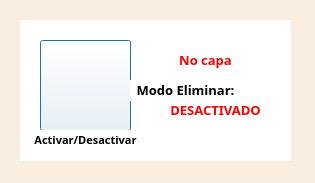
<?xml version="1.0" encoding="UTF-8"?>
<ui version="4.0">
 <class>EliminacionV3DialogBase</class>
 <widget class="QDialog" name="EliminacionV3DialogBase">
  <property name="geometry">
   <rect>
    <x>0</x>
    <y>0</y>
    <width>315</width>
    <height>183</height>
   </rect>
  </property>
  <property name="minimumSize">
   <size>
    <width>314</width>
    <height>182</height>
   </size>
  </property>
  <property name="maximumSize">
   <size>
    <width>315</width>
    <height>183</height>
   </size>
  </property>
  <property name="windowTitle">
   <string>Eliminacion</string>
  </property>
  <property name="styleSheet">
   <string notr="true">QDialog{
background : rgb(250,238,224);
}</string>
  </property>
  <widget class="QWidget" name="widget" native="true">
   <property name="geometry">
    <rect>
     <x>20</x>
     <y>20</y>
     <width>271</width>
     <height>141</height>
    </rect>
   </property>
   <property name="styleSheet">
    <string notr="true">QWidget{
background : rgb(255,255,255);
}</string>
   </property>
   <widget class="QLabel" name="labelStatus">
    <property name="geometry">
     <rect>
      <x>140</x>
      <y>80</y>
      <width>111</width>
      <height>21</height>
     </rect>
    </property>
    <property name="font">
     <font>
      <family>Century Gothic</family>
      <pointsize>10</pointsize>
      <weight>75</weight>
      <italic>false</italic>
      <bold>true</bold>
     </font>
    </property>
    <property name="styleSheet">
     <string notr="true">color: rgb(255, 0, 0)</string>
    </property>
    <property name="text">
     <string>&lt;html&gt;&lt;head/&gt;&lt;body&gt;&lt;p align=&quot;center&quot;&gt;DESACTIVADO&lt;/p&gt;&lt;/body&gt;&lt;/html&gt;</string>
    </property>
   </widget>
   <widget class="QPushButton" name="botonEliminar">
    <property name="geometry">
     <rect>
      <x>20</x>
      <y>20</y>
      <width>91</width>
      <height>91</height>
     </rect>
    </property>
    <property name="styleSheet">
     <string notr="true">background : rgb(255,255,255,0)</string>
    </property>
    <property name="text">
     <string/>
    </property>
    <property name="icon">
     <iconset>
      <normaloff>:/plugins/eliminacion/icons/flechaCafe.png</normaloff>:/plugins/eliminacion/icons/flechaCafe.png</iconset>
    </property>
    <property name="iconSize">
     <size>
      <width>84</width>
      <height>84</height>
     </size>
    </property>
   </widget>
   <widget class="QLabel" name="labelStatus_2">
    <property name="geometry">
     <rect>
      <x>10</x>
      <y>110</y>
      <width>111</width>
      <height>21</height>
     </rect>
    </property>
    <property name="font">
     <font>
      <family>Century Gothic</family>
      <pointsize>10</pointsize>
      <weight>50</weight>
      <italic>false</italic>
      <bold>false</bold>
     </font>
    </property>
    <property name="styleSheet">
     <string notr="true"/>
    </property>
    <property name="text">
     <string>&lt;html&gt;&lt;head/&gt;&lt;body&gt;&lt;p align=&quot;center&quot;&gt;&lt;span style=&quot; font-size:8pt; font-weight:600;&quot;&gt;Activar/Desactivar&lt;/span&gt;&lt;/p&gt;&lt;/body&gt;&lt;/html&gt;</string>
    </property>
   </widget>
   <widget class="QLabel" name="labelStatus_3">
    <property name="geometry">
     <rect>
      <x>110</x>
      <y>60</y>
      <width>111</width>
      <height>21</height>
     </rect>
    </property>
    <property name="font">
     <font>
      <family>Century Gothic</family>
      <pointsize>10</pointsize>
      <weight>50</weight>
      <italic>false</italic>
      <bold>false</bold>
     </font>
    </property>
    <property name="styleSheet">
     <string notr="true"/>
    </property>
    <property name="text">
     <string>&lt;html&gt;&lt;head/&gt;&lt;body&gt;&lt;p align=&quot;center&quot;&gt;&lt;span style=&quot; font-weight:600;&quot;&gt;Modo Eliminar:&lt;/span&gt;&lt;/p&gt;&lt;/body&gt;&lt;/html&gt;</string>
    </property>
   </widget>
   <widget class="QLabel" name="labelCapa">
    <property name="geometry">
     <rect>
      <x>130</x>
      <y>30</y>
      <width>111</width>
      <height>21</height>
     </rect>
    </property>
    <property name="font">
     <font>
      <family>Century Gothic</family>
      <pointsize>10</pointsize>
      <weight>75</weight>
      <italic>false</italic>
      <bold>true</bold>
     </font>
    </property>
    <property name="styleSheet">
     <string notr="true">color: rgb(255, 0, 0)</string>
    </property>
    <property name="text">
     <string>&lt;html&gt;&lt;head/&gt;&lt;body&gt;&lt;p align=&quot;center&quot;&gt;No capa&lt;/p&gt;&lt;/body&gt;&lt;/html&gt;</string>
    </property>
   </widget>
  </widget>
 </widget>
 <resources/>
 <connections/>
</ui>
